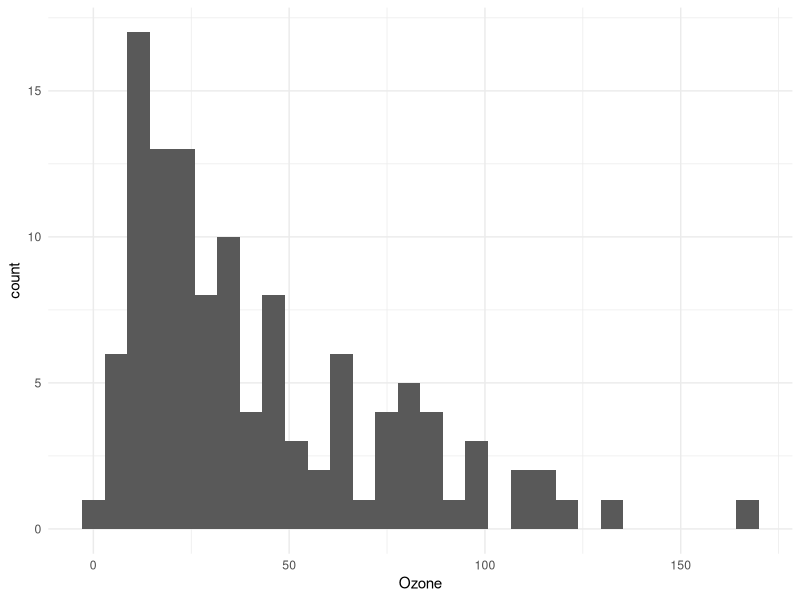
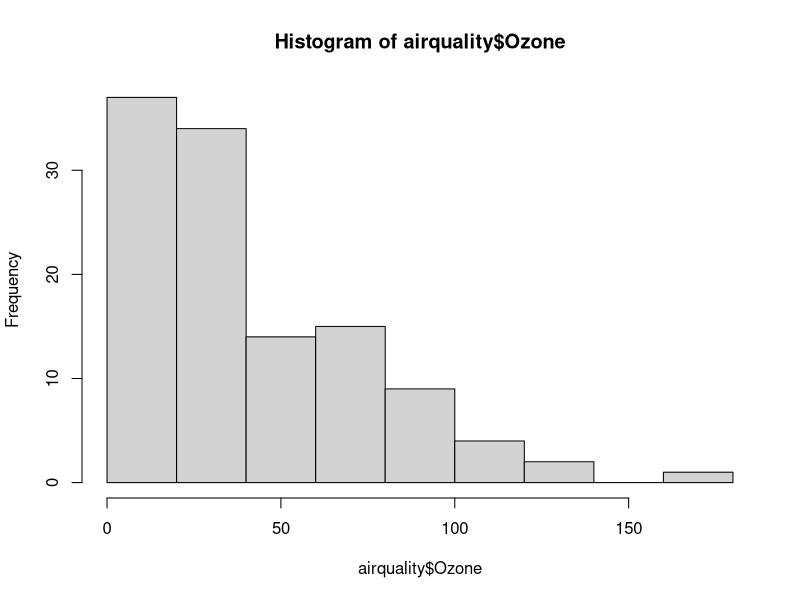
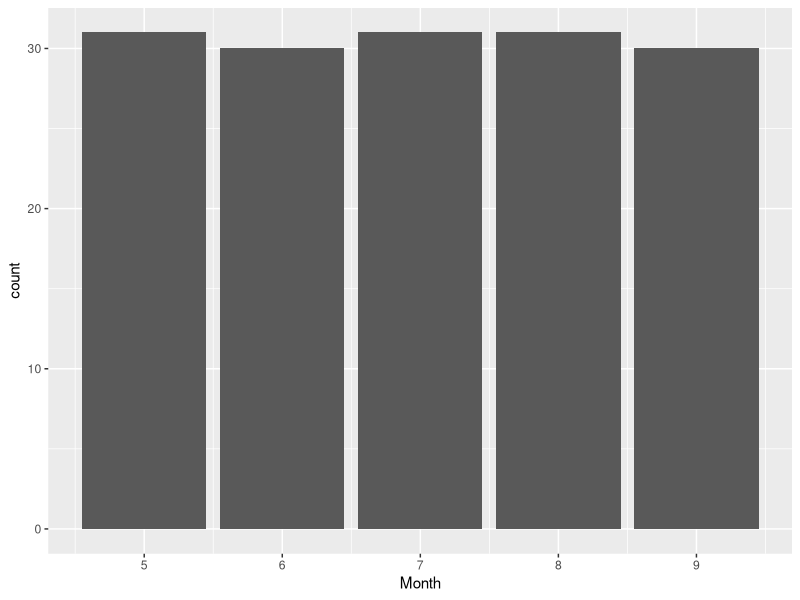
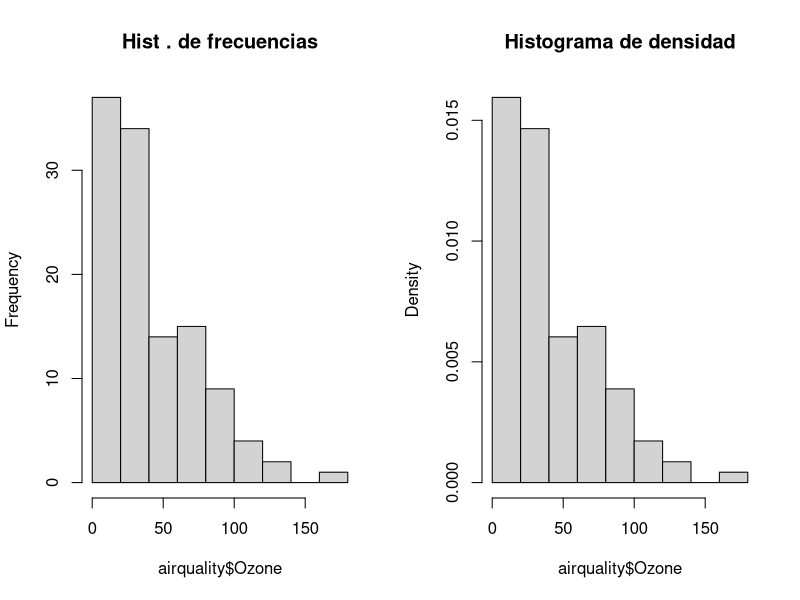

The R source for these figures, in order:
library(datasets)
library(dplyr)
library(ggplot2)
library(magrittr)

data(airquality)

airquality %>%
  ggplot(aes(x = Ozone)) +
  geom_histogram() +
  theme_minimal()

h <- hist(airquality$Ozone)

h$counts
h$density

sum(h$counts)/(sum(h$counts)*diff(h$breaks))
sum(h$counts[1:2])/(sum(h$counts))

str(airquality)
airquality %>% ggplot(aes(x = Month)) + geom_bar()

par ( mfrow = c (1 , 2) )
hist( airquality$Ozone , main = " Hist . de frecuencias ")
hist( airquality$Ozone , main = " Histograma de densidad " , prob = TRUE )
par ( mfrow = c (1 , 1) )